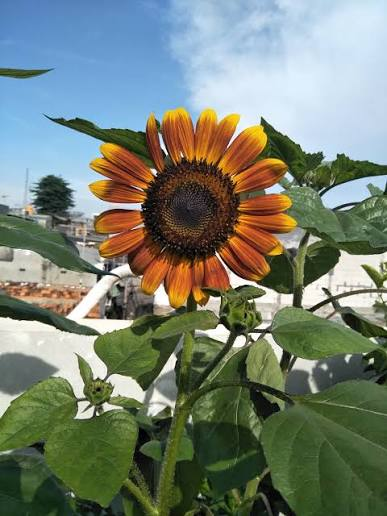
#> input picture Images/flower.jpg, 387 x 516 px
$ python orbformat.py
#> lines starting #> are read from the running program, lines starting #| are printed output that depends on the picture

import cv2
import os
base_path = os.path.join(os.path.dirname(__file__),"..","Images")
image1 = cv2.imread(os.path.join(base_path, "flower.jpg"))
#> image1 is the input picture: shape (516, 387, 3); mean B, G, R 114.8, 128.4, 118.4
image2 = cv2.imread(os.path.join(base_path, "flower.jpg"))
if image1 is None or image2 is None:
    print("Error: flower.jpg not found in the Images folder!")
    exit()
gray1 = cv2.cvtColor(image1, cv2.COLOR_BGR2GRAY)
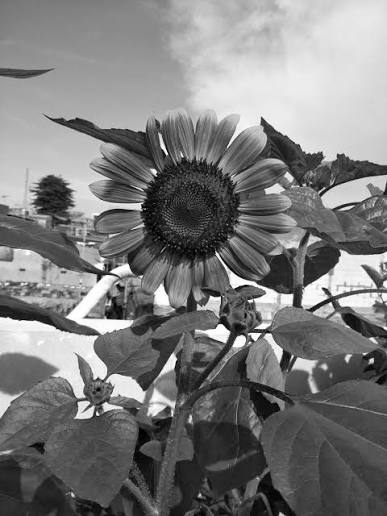
#> gray1: shape (516, 387); min 0, max 255, mean 123.8
gray2 = cv2.cvtColor(image2, cv2.COLOR_BGR2GRAY)
orb = cv2.ORB_create(nfeatures=1000)
keypoints1, descriptors1 = orb.detectAndCompute(gray1, None)
#> keypoints1 = 1000 keypoints; strongest (x, y, size): (219, 298, 31), (111, 271, 31), (291, 295, 44.6), (226, 331, 77.1)
keypoints2, descriptors2 = orb.detectAndCompute(gray2, None)
#> keypoints2 has the same summary as keypoints1
if descriptors1 is None or descriptors2 is None:
    print("Error: No features detected in the image!")
    exit()
matcher = cv2.BFMatcher(cv2.NORM_HAMMING,crossCheck=True)
matches = matcher.match(descriptors1, descriptors2)
#> matches = 1000 matches
matches = sorted(matches, key=lambda match: match.distance)
output = cv2.drawMatches(image1,keypoints1,image2,keypoints2,matches[:50],None,flags=cv2.DrawMatchesFlags_NOT_DRAW_SINGLE_POINTS)
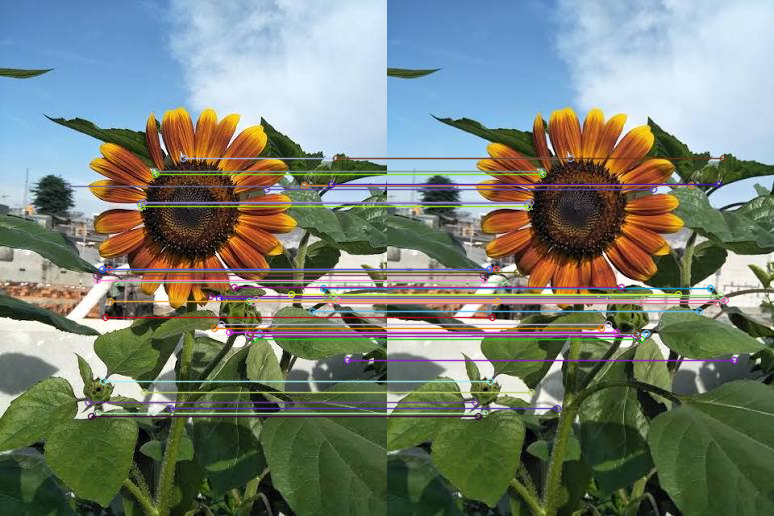
#> output: shape (516, 774, 3); mean B, G, R 116.6, 128.1, 119.1
print("Keypoints in Image 1:", len(keypoints1))
#| Keypoints in Image 1: 1000
print("Keypoints in Image 2:", len(keypoints2))
#| Keypoints in Image 2: 1000
print("Total matches:", len(matches))
#| Total matches: 1000
print("Displayed matches:", min(50, len(matches)))
#| Displayed matches: 50
cv2.imshow("ORB Feature Matching", output)
cv2.waitKey(0)
cv2.destroyAllWindows()

$ run again, with Images/mahirat.jpg copied over Images/flower.jpg
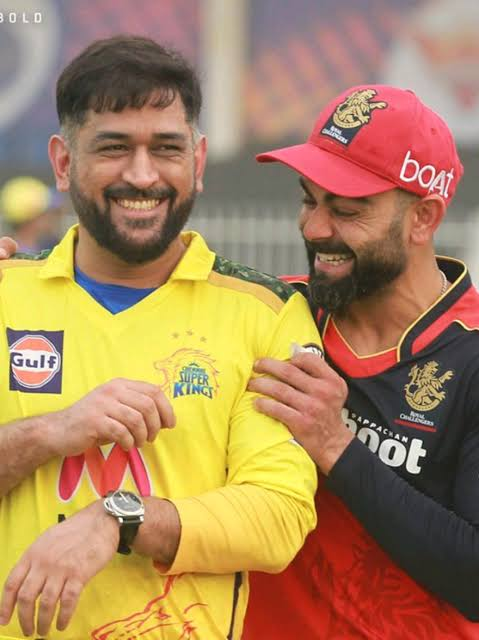
#> input picture Images/mahirat.jpg, 479 x 640 px
#> image1 is the input picture: shape (640, 479, 3); mean B, G, R 92.6, 133.1, 169.9
#> `gray1 = cv2.cvtColor(image1, cv2.COLOR_BGR2GRAY)`:
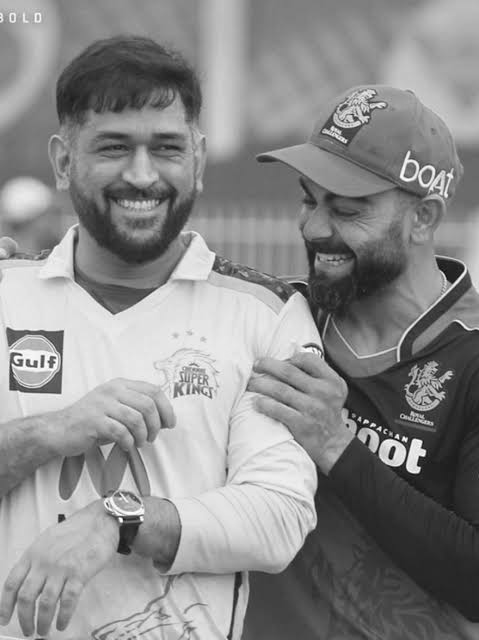
#> gray1: shape (640, 479); min 8, max 255, mean 139.5
#> keypoints1 = 1000 keypoints; strongest (x, y, size): (398, 437, 31), (403, 439, 31), (404, 439, 37.2), (365, 420, 31)
#> keypoints2 has the same summary as keypoints1
#> matches = 1000 matches
#> `output = cv2.drawMatches(image1,keypoints1,image2,keypoints2,matches[:..`:
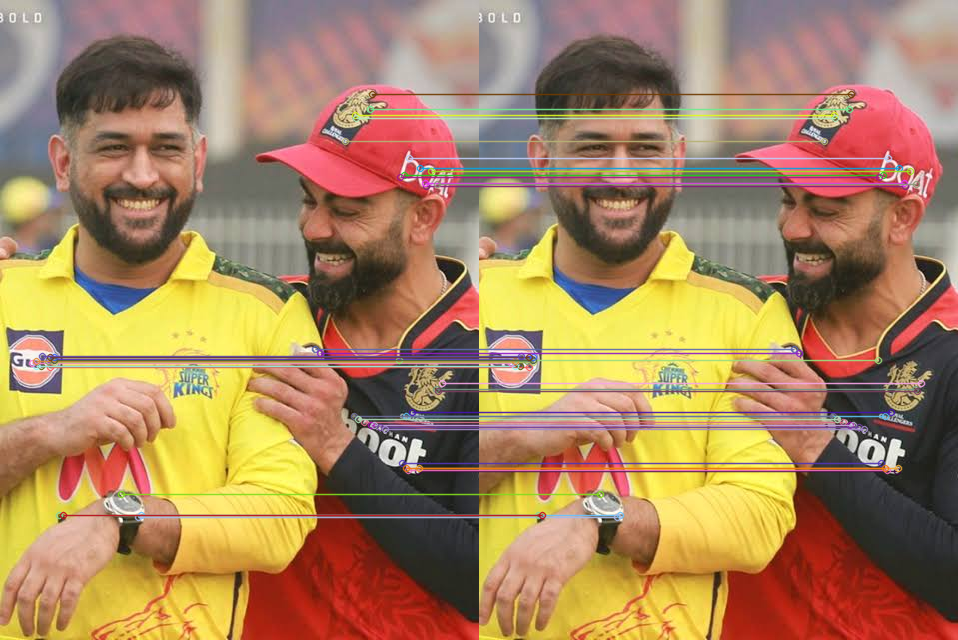
#> output: shape (640, 958, 3); mean B, G, R 94.3, 132.5, 168.6
#| Keypoints in Image 1: 1000
#| Keypoints in Image 2: 1000
#| Total matches: 1000
#| Displayed matches: 50

$ run again, with Images/person.jpg copied over Images/flower.jpg
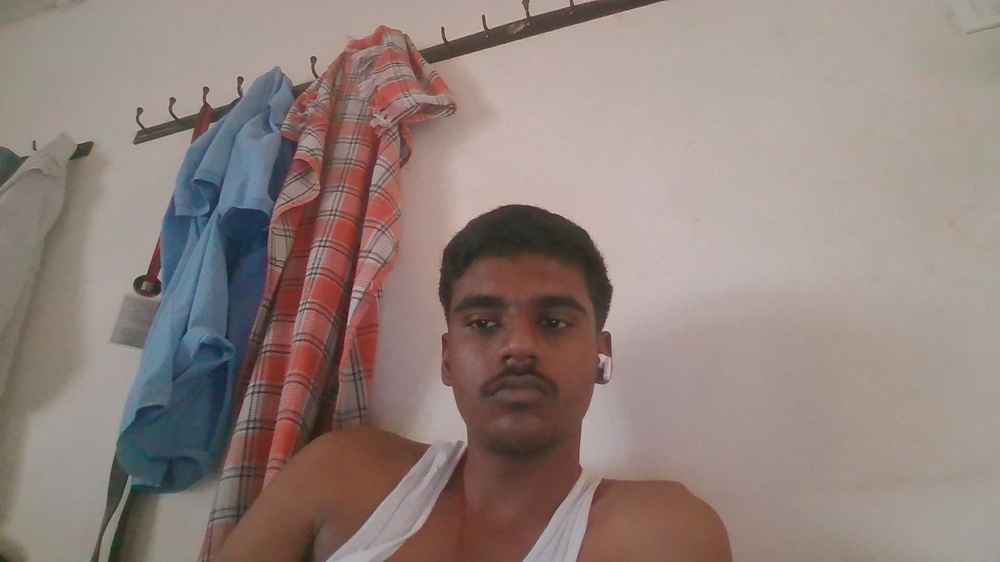
#> input picture Images/person.jpg, 1000 x 562 px, shrunk from 1920 x 1080 before the run
#> image1 is the input picture: shape (562, 1000, 3); mean B, G, R 124.4, 130, 146
#> `gray1 = cv2.cvtColor(image1, cv2.COLOR_BGR2GRAY)`:
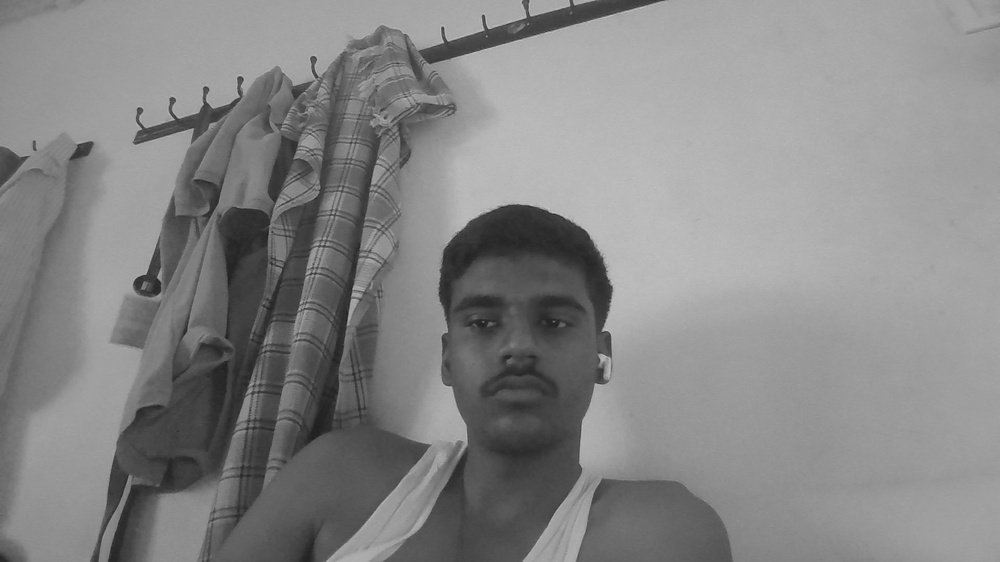
#> gray1: shape (562, 1000); min 28, max 197, mean 134.2
#> keypoints1 = 1000 keypoints; strongest (x, y, size): (442, 41, 31), (238, 96, 31), (173, 119, 31), (239, 77, 31)
#> keypoints2 has the same summary as keypoints1
#> matches = 1000 matches
#> `output = cv2.drawMatches(image1,keypoints1,image2,keypoints2,matches[:..`:
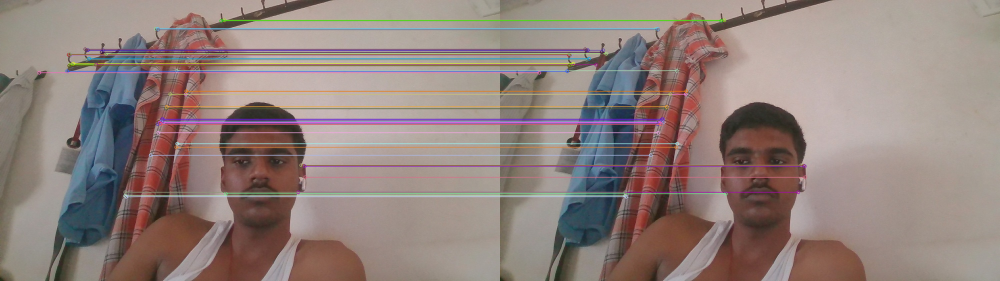
#> output: shape (562, 2000, 3) (shown at 1/2 size); mean B, G, R 124.9, 129.8, 145.8
#| Keypoints in Image 1: 1000
#| Keypoints in Image 2: 1000
#| Total matches: 1000
#| Displayed matches: 50

$ run again, with Images/persons.jpg copied over Images/flower.jpg
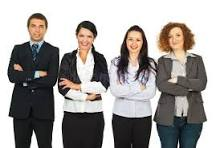
#> input picture Images/persons.jpg, 220 x 148 px
#> image1 is the input picture: shape (148, 220, 3); mean B, G, R 154.6, 157.1, 160.8
#> `gray1 = cv2.cvtColor(image1, cv2.COLOR_BGR2GRAY)`:
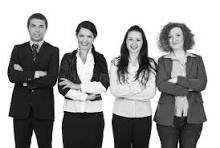
#> gray1: shape (148, 220); min 0, max 255, mean 157.9
#> keypoints1 = 595 keypoints; strongest (x, y, size): (56, 85, 31), (58, 89, 44.6), (101, 112, 31), (149, 116, 31)
#> keypoints2 has the same summary as keypoints1
#> matches = 595 matches
#> `output = cv2.drawMatches(image1,keypoints1,image2,keypoints2,matches[:..`:
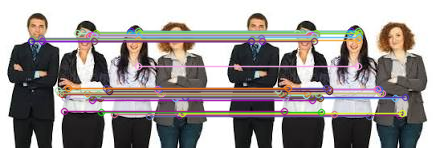
#> output: shape (148, 440, 3); mean B, G, R 150.6, 151.8, 157.3
#| Keypoints in Image 1: 595
#| Keypoints in Image 2: 595
#| Total matches: 595
#| Displayed matches: 50
